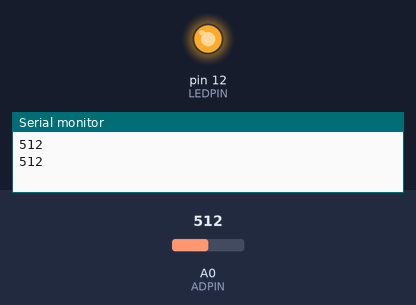
The sketch below on a simulated Arduino Uno, built with avr-gcc and run on an emulated ATmega328P. Parts: output pins drawn as LEDs (lit = HIGH), the last lines printed to the serial monitor. The test bench sets the inputs (shaded band); at power-on: A0 (ADPIN) = 512.

Above: at 1.8 s.
1.9 s: A0 (ADPIN) set to 136
3.4 s: A0 (ADPIN) set to 121
At 4.3 s:
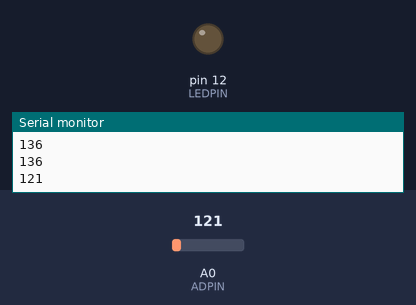
5.5 s: A0 (ADPIN) set to 306
At 7.0 s:
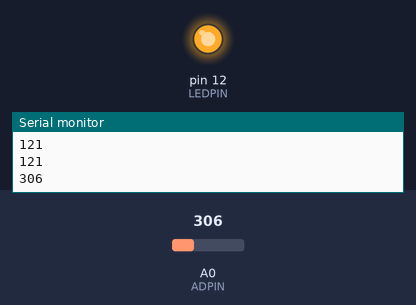
7.5 s: A0 (ADPIN) set to 122
At 8.5 s:
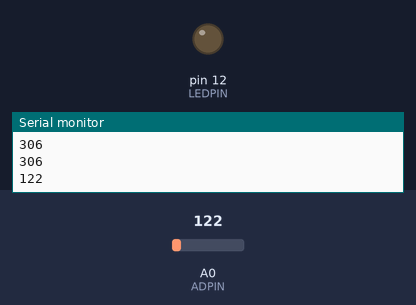
Timing chart, 0 to 10.5 s (numbered marks = the images above; inputs shaded):
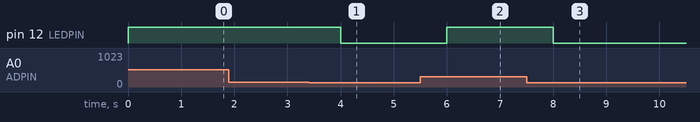

Measured:
- the behaviour switches between 128 and 127 on A0 (ADPIN) (found by bisection; images 0 and 1)
- after the input at 3.4 s, pin 12 (LEDPIN): HIGH → LOW after 0.60 s
- after the input at 5.5 s, pin 12 (LEDPIN): LOW → HIGH after 0.50 s
- after the input at 7.5 s, pin 12 (LEDPIN): HIGH → LOW after 0.50 s

The sketch:

photosensitive.ino
```cpp
// (licence header left out)
int  ADPIN  = A0  ;
int  LEDPIN = 12 ;
int  value = 0 ;
float voltage = 0.0 ;
void setup()
{
  pinMode(LEDPIN,OUTPUT);
  Serial.begin(115200);    //Serial Baud rate is 115200
}
void loop()
{
  value =  analogRead(ADPIN);
  //voltage = ( ( float )value )/1023 ;
  //value = (int)voltage * 256 ;              //convert voltage to value
  Serial.println(value);
  analogWrite(LEDPIN,value);
  delay(1000);
}
```
